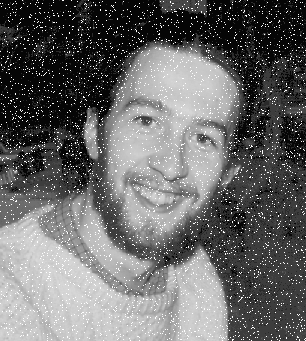
#> input picture phase 3/computer_vision/noisy_face.jpg, 306 x 341 px, found by its file name
$ python face_detection.py
#> lines starting #> are read from the running program, lines starting #| are printed output that depends on the picture
import cv2
import matplotlib.pyplot as plt
image = cv2.imread("noisy_face.jpg")  #read the image
#> image is the input picture: shape (341, 306, 3); min 6, max 255, mean 104.1
print(image is None)  #check if the image was loaded successfully
#| False
gray = cv2.cvtColor(image, cv2.COLOR_BGR2GRAY)  #convert the image to grayscale
print(gray is None)  #check if the image was converted to grayscale
#| False
# average filter
average = cv2.blur(gray, (5, 5))  #apply smoothing to the image using average filter
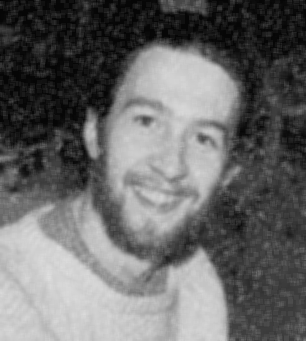
#> average: shape (341, 306); min 6, max 224, mean 104.1
# median filter
median = cv2.medianBlur(gray, 5)  #apply smoothing to the image using median filter
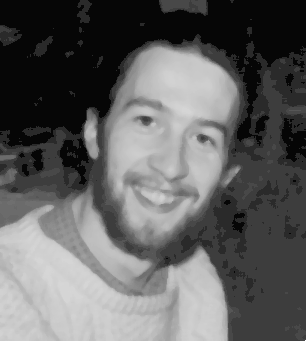
#> median: shape (341, 306); min 6, max 255, mean 96.8
# gaussian filter
gaussian = cv2.GaussianBlur(gray, (5, 5), 0)  #apply smoothing to the image using gaussian filter
# canny edge detection
average_edges = cv2.Canny(average, 100, 200)  #detect edges in the image after applying the average filter
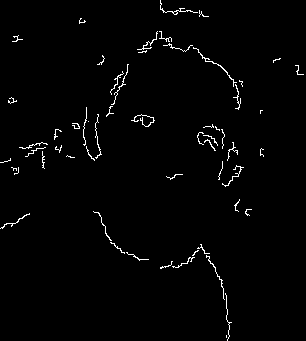
#> average_edges: shape (341, 306); 1.6% white in thin lines or dots
median_edges = cv2.Canny(median, 100, 200)  #detect edges in the image after applying the median filter
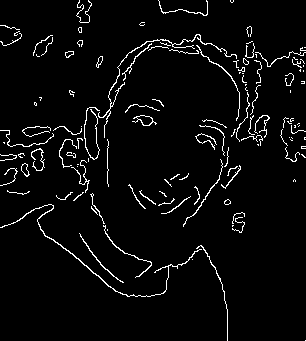
#> median_edges: shape (341, 306); 4% white in thin lines or dots
gaussian_edges = cv2.Canny(gaussian, 100, 200)  #detect edges in the image after applying the gaussian filter
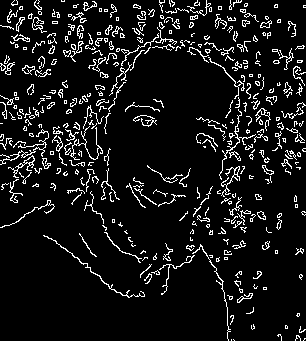
#> gaussian_edges: shape (341, 306); 8.7% white in thin lines or dots
# create a figure to display all images
plt.figure(figsize=(15, 8))
plt.subplot(2, 4, 1)
plt.imshow(cv2.cvtColor(image, cv2.COLOR_BGR2RGB))
plt.title("Original Image")
plt.axis("off")

plt.subplot(2, 4, 2)
plt.imshow(average, cmap="gray")
plt.title("Average Filter")
plt.axis("off")

plt.subplot(2, 4, 3)
plt.imshow(median, cmap="gray")
plt.title("Median Filter")
plt.axis("off")

plt.subplot(2, 4, 4)
plt.imshow(gaussian, cmap="gray")
plt.title("Gaussian Filter")
plt.axis("off")

plt.subplot(2, 4, 5)
plt.imshow(average_edges, cmap="gray")
plt.title("Average Edges")
plt.axis("off")

plt.subplot(2, 4, 6)
plt.imshow(median_edges, cmap="gray")
plt.title("Median Edges")
plt.axis("off")

plt.subplot(2, 4, 7)
plt.imshow(gaussian_edges, cmap="gray")
plt.title("Gaussian Edges")
plt.axis("off")

plt.tight_layout()
plt.show()
